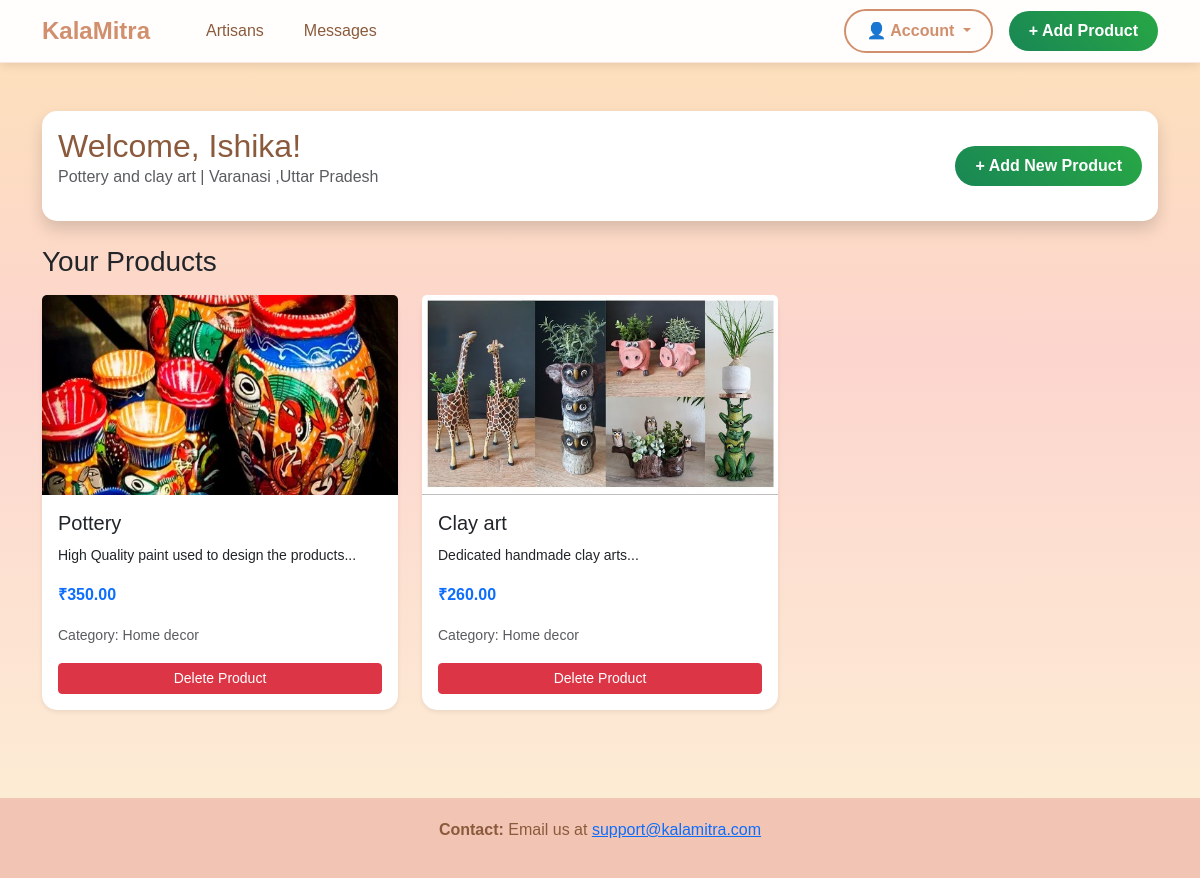
Screenshot of /artisan/dashboard (signed in) with the database file from the repository.
### models.py (models this page shows, shortened)
class Artisan(db.Model):
    __tablename__ = 'artisans'
    id = db.Column(db.Integer, primary_key=True)
    name = db.Column(db.String(100), nullable=False)
    email = db.Column(db.String(120), unique=True, nullable=False)
    password = db.Column(db.String(255), nullable=False)
    craft_type = db.Column(db.String(100), nullable=False)
    location = db.Column(db.String(150))
    bio = db.Column(db.Text)
    contact = db.Column(db.String(50))
    image_url = db.Column(db.String(255))
    rating = db.Column(db.Float, default=0.0)
    total_ratings = db.Column(db.Integer, default=0)
    created_at = db.Column(db.DateTime, default=get_ist_time)
    products = db.relationship('Product', backref='artisan', lazy=True, cascade='all, delete-orphan')
    chats = db.relationship('Chat', backref='artisan', lazy=True, cascade='all, delete-orphan')
    ratings = db.relationship('Rating', backref='artisan', lazy=True, cascade='all, delete-orphan')

class Product(db.Model):
    __tablename__ = 'products'
    id = db.Column(db.Integer, primary_key=True)
    name = db.Column(db.String(150), nullable=False)
    description = db.Column(db.Text)
    price = db.Column(db.Float, nullable=False)
    category = db.Column(db.String(100))
    image_url = db.Column(db.String(255))
    created_at = db.Column(db.DateTime, default=get_ist_time)
    artisan_id = db.Column(db.Integer, db.ForeignKey('artisans.id'), nullable=False)
    wishlists = db.relationship('Wishlist', backref='product', lazy=True, cascade='all, delete-orphan')

### app.py (the view)
@app.route('/artisan/dashboard')
def artisan_dashboard():
    if 'user_id' not in session or session.get('user_type') != 'artisan':
        flash('Please login as artisan first!', 'error')
        return redirect(url_for('artisan_login'))
    artisan = Artisan.query.get(session['user_id'])
    products = Product.query.filter_by(artisan_id=artisan.id).all()
    return render_template('artisan_dashboard.html', artisan=artisan, products=products)

### templates/artisan_dashboard.html (shortened to what this page needs)
{% extends "base.html" %}
{% block content %}
<div class="container main-content">
    <div class="row mb-4">
        <div class="col-md-12">
            <div class="card shadow">
                <div class="card-body">
                    <div class="d-flex justify-content-between align-items-center">
                        <div>
                            <h2 class="page-title mb-0">Welcome, {{ artisan.name }}!</h2>
                            <p class="text-muted">{{ artisan.craft_type }} | {{ artisan.location }}</p>
                        </div>
                        <a href="{{ url_for('add_product') }}" class="btn btn-create">+ Add New Product</a>
                    </div>
                </div>
            </div>
        </div>
    </div>
    <h3 class="mb-3">Your Products</h3>
    <div class="row g-4">
        {% for product in products %}
        <div class="col-md-6 col-lg-4">
            <div class="card h-100 shadow-sm">
                <img src="{{ product.image_url or 'https://via.placeholder.com/300x200?text=No+Image' }}"
                    class="card-img-top" alt="{{ product.name }}" style="height: 200px; object-fit: cover;">
                <div class="card-body">
                    <h5 class="card-title">{{ product.name }}</h5>
                    <p class="card-text"><small>{{ product.description[:100] }}...</small></p>
                    <p class="text-primary fw-bold">₹{{ "%.2f"|format(product.price) }}</p>
                    <p class="text-muted"><small>Category: {{ product.category }}</small></p>
                    <a href="{{ url_for('delete_product', product_id=product.id) }}"
                       class="btn btn-danger btn-sm w-100"
                       onclick="return confirm('Are you sure you want to delete this product?')">
                        Delete Product
                    </a>
                </div>
            </div>
        </div>
        {% endfor %}
    </div>
</div>
{% endblock %}

### templates/base.html (style rules this page uses)
body { margin: 0; font-family: Arial, sans-serif; background: linear-gradient(180deg, #fde2b8 0%, #fcd5ce 40%, #fdf0d5 100%); background-attachment: fixed; min-height: 100vh; }
.btn-create { background: linear-gradient(45deg, #198754, #28a745); border: none; color: white; font-weight: 600; padding: 8px 20px; border-radius: 25px; transition: transform 0.2s ease, box-shadow 0.2s ease; }
.main-content { margin-top: 0; padding-top: 3rem; padding-bottom: 3rem; }
.card { border-radius: 15px; transition: transform 0.3s ease, box-shadow 0.3s ease; border: none; }
.page-title { color: #8b5a3c; margin-bottom: 1rem; }

### rows the page displays
Artisan: name "Ishika", craft_type "Pottery and clay art", location "Varanasi ,Uttar Pradesh"
Product: image_url (picture), name "Pottery", description "High Quality paint used to design the products", price "350.00", category "Home decor"
Product: image_url (placeholder picture), name "Clay art", description "Dedicated handmade clay arts", price "260.00", category "Home decor"
